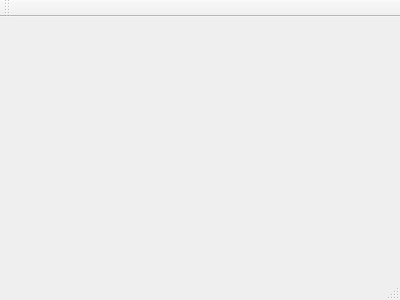
<?xml version="1.0" encoding="UTF-8"?>
<ui version="4.0">
 <class>MainWindow</class>
 <widget class="QMainWindow" name="MainWindow">
  <property name="geometry">
   <rect>
    <x>0</x>
    <y>0</y>
    <width>400</width>
    <height>300</height>
   </rect>
  </property>
  <property name="windowTitle">
   <string>MainWindow</string>
  </property>
  <widget class="QWidget" name="centralWidget"/>
  <widget class="QToolBar" name="mainToolBar">
   <attribute name="toolBarArea">
    <enum>TopToolBarArea</enum>
   </attribute>
   <attribute name="toolBarBreak">
    <bool>false</bool>
   </attribute>
  </widget>
  <widget class="QStatusBar" name="statusBar"/>
  <action name="action">
   <property name="text">
    <string>网格开/关</string>
   </property>
  </action>
  <action name="action_2">
   <property name="text">
    <string>坐标开/关</string>
   </property>
  </action>
 </widget>
 <layoutdefault spacing="6" margin="11"/>
 <resources/>
 <connections/>
</ui>
